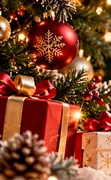
#> input picture images/aftel/kerst-links.webp, 111 x 180 px
$ python prep2.py ../../images/aftel/kerst-links.webp
#> lines starting #> are read from the running program, lines starting #| are printed output that depends on the picture; after the words box and inside, x2 and y2 are one past the last pixel; in counts of white or black regions, pixels touching at a corner belong together
# zoals scripts/reels/prep.py, maar met losse bronbestanden: python3 -I prep2.py bron1 bron2 ...
from PIL import Image, ImageFilter, ImageOps, ImageChops
import sys
for i,src in enumerate(sys.argv[1:]):
    im=Image.open(src).convert('RGB')
#> im is the input picture: PIL image 111x180 RGB; mean R, G, B 127.8, 68.2, 42.4
    bg=Image.new('RGB',im.size,(255,255,255)); diff=ImageChops.difference(im,bg).convert('L').point(lambda v:255 if v>18 else 0)
#> after `bg = Image.new('RGB', im.size, (255, 255, 255))`: bg: PIL image 111x180 RGB; every value is 255
#> after `diff = ImageChops.difference(im, bg).convert('L').point(lambda v: 255 `:
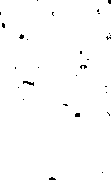
#> diff: PIL image 111x180 L; 99.1% white; black in thin lines or dots
    bb=diff.getbbox() or (0,0)+im.size; im=im.crop(bb)
#> after `bb = diff.getbbox() or (0, 0) + im.size`: bb = (0, 0, 111, 180)
    W,H=(920,680) if i==0 else (920,760)
    W2,H2=W*2,H*2
    back=ImageOps.fit(im,(W2,H2)).filter(ImageFilter.GaussianBlur(40))
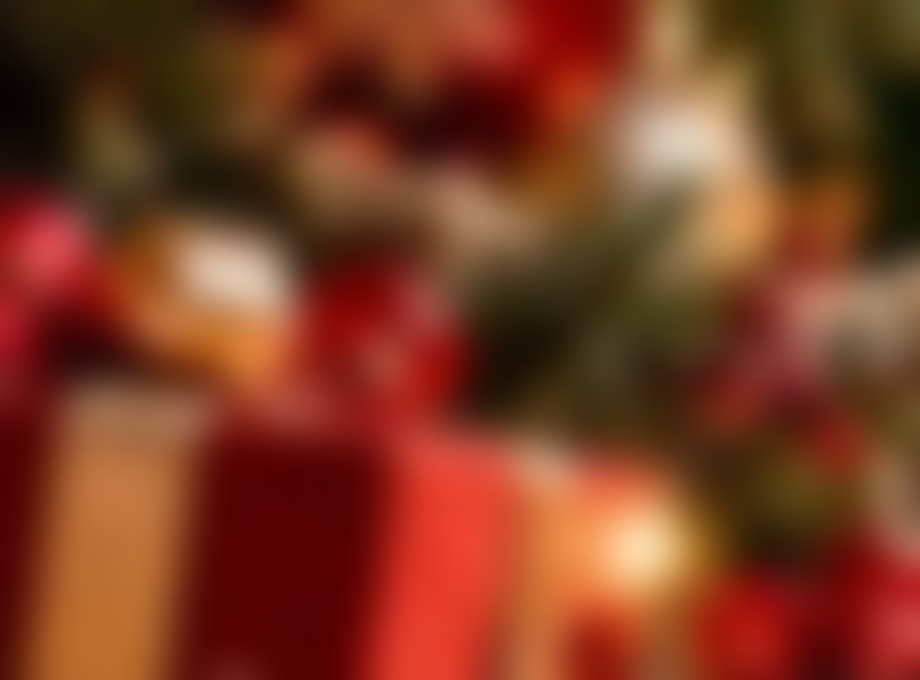
#> back: PIL image 1840x1360 RGB (shown at 1/2 size); mean R, G, B 124.4, 59.1, 34.7
    back=Image.blend(back,Image.new('RGB',back.size,(255,255,255)),0.25)
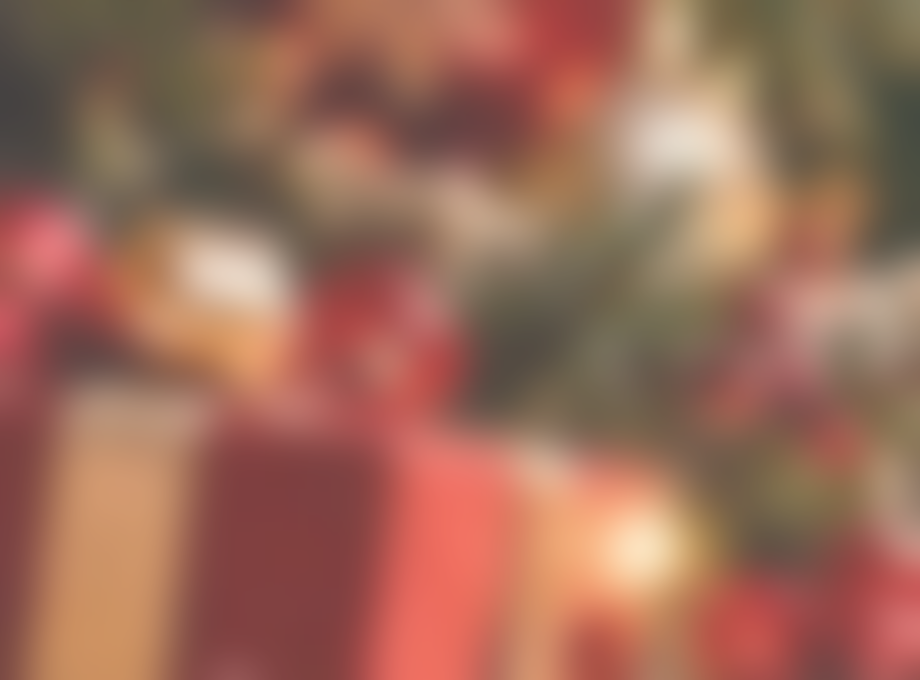
#> back: PIL image 1840x1360 RGB (shown at 1/2 size); mean R, G, B 156.7, 107.7, 89.4
    r=min(W2/im.width,H2/im.height); fg=im.resize((round(im.width*r),round(im.height*r)),Image.LANCZOS)
#> after `r = min(W2 / im.width, H2 / im.height)`: r = 7.56
#> after `fg = im.resize((round(im.width * r), round(im.height * r)), Image.LANC`:
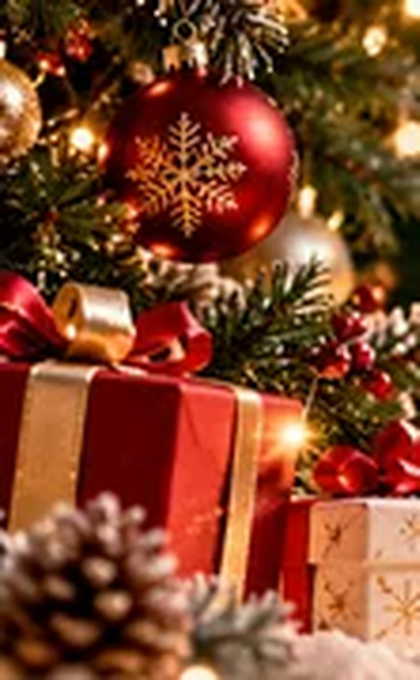
#> fg: PIL image 839x1360 RGB (shown at 1/2 size); mean R, G, B 127.8, 68.4, 42.8
    back.paste(fg,((W2-fg.width)//2,(H2-fg.height)//2))
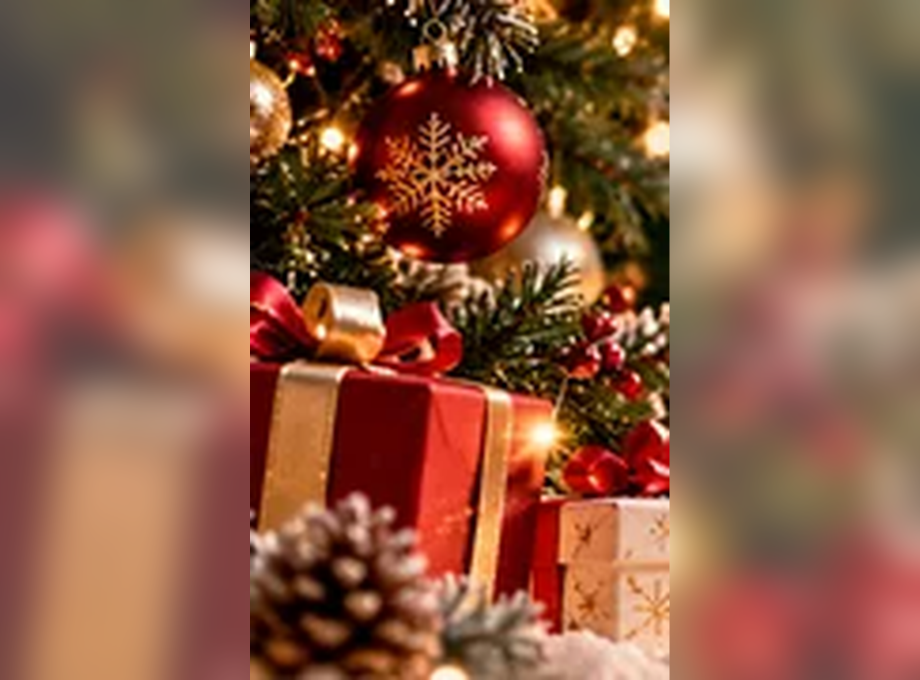
#> back: PIL image 1840x1360 RGB (shown at 1/2 size); mean R, G, B 139.7, 90.3, 67.9
    back.save(f'c{i}.jpg',quality=92); print(i,src,im.size,'->',fg.size)
#| 0 ../../images/aftel/kerst-links.webp (111, 180) -> (839, 1360)

$ run again, on images/aftel/sint-links.webp
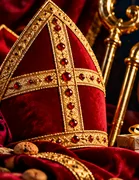
#> input picture images/aftel/sint-links.webp, 139 x 180 px
#> im is the input picture: PIL image 139x180 RGB; mean R, G, B 110.3, 48, 26.4
#> bg: PIL image 139x180 RGB; every value is 255
#> `diff = ImageChops.difference(im, bg).convert('L').point(lambda v: 255 `:
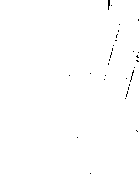
#> diff: PIL image 139x180 L; 99.6% white; black in thin lines or dots, all inside (x1, y1, x2, y2) = (69, 0, 139, 174)
#> bb = (0, 0, 139, 180)
#> `back.paste(fg,((W2-fg.width)//2,(H2-fg.height)//2))`:
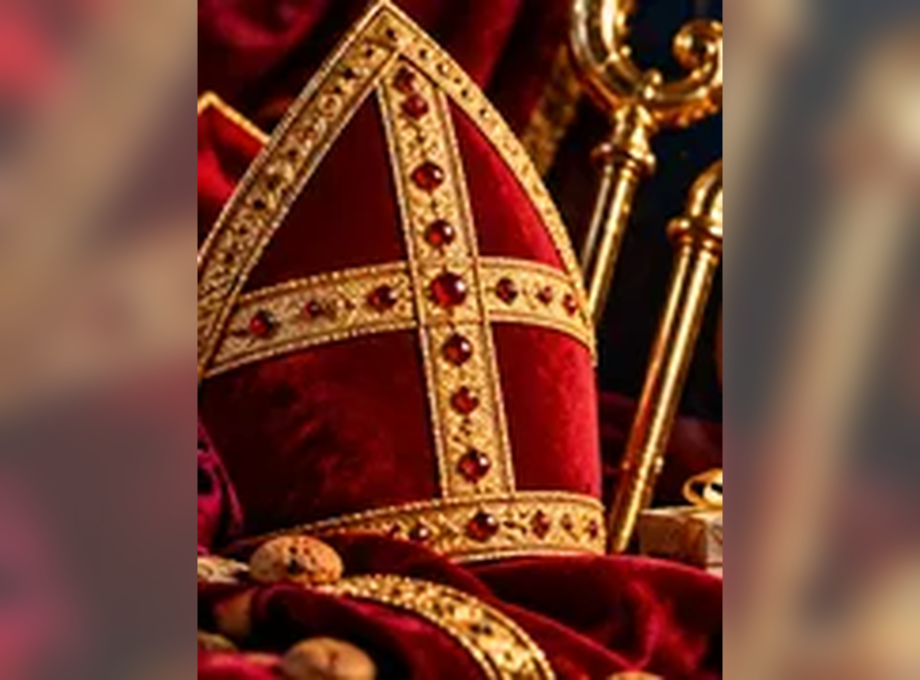
#> back: PIL image 1840x1360 RGB (shown at 1/2 size); mean R, G, B 117.7, 67.8, 50
#| 0 ../../images/aftel/sint-links.webp (139, 180) -> (1050, 1360)
